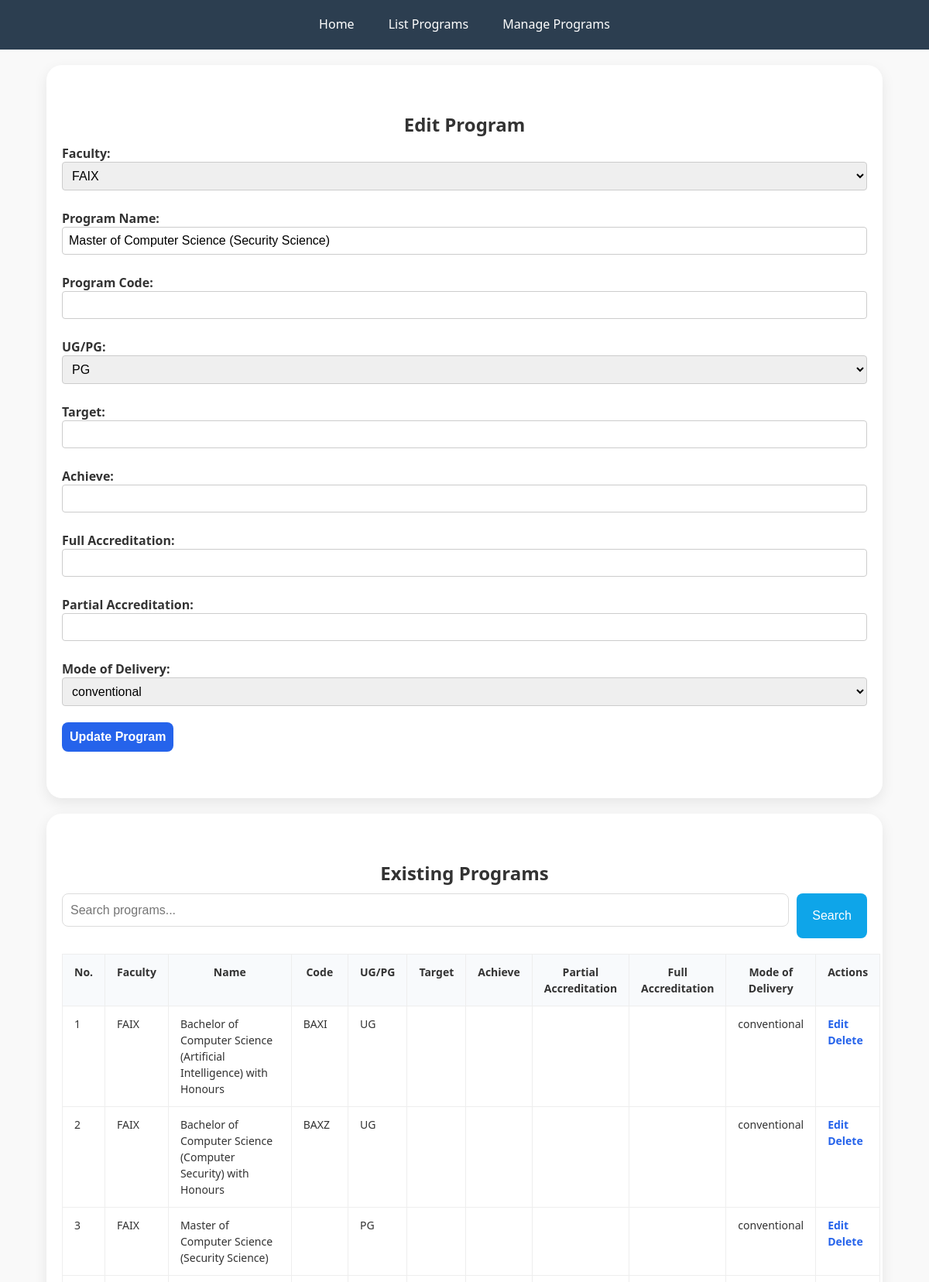
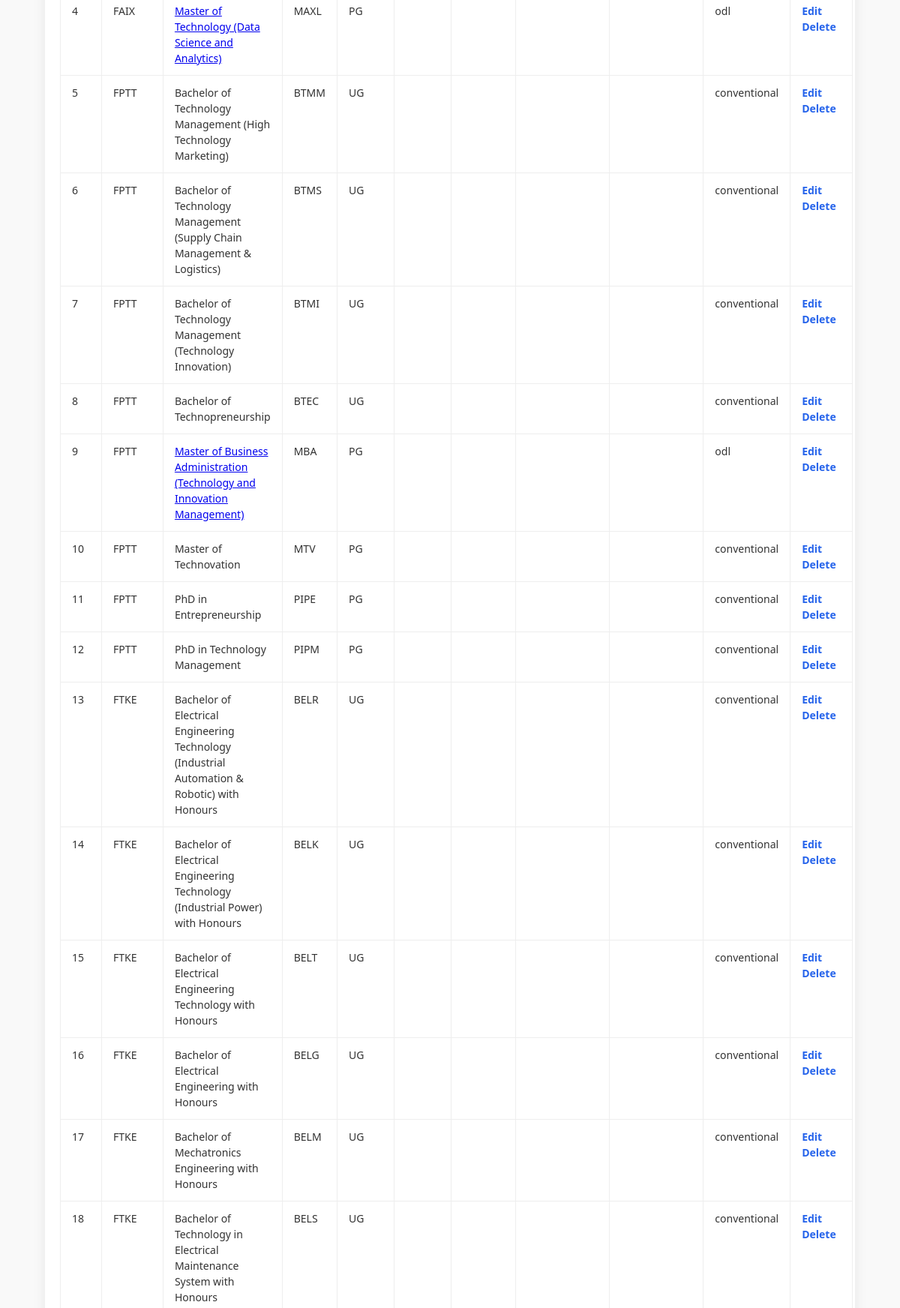
The page /manage_program.php?edit=76 (upper part) on the database its author committed (2 pictures, top to bottom).
### tables this page shows
CREATE TABLE `programs` (
  `id` int(11) NOT NULL,
  `faculty` varchar(100) DEFAULT NULL,
  `program_name` varchar(255) DEFAULT NULL,
  `program_code` varchar(20) DEFAULT NULL,
  `ugpg` varchar(10) DEFAULT NULL,
  `target` int(11) DEFAULT NULL,
  `achieve` int(11) DEFAULT NULL,
  `partial_accreditation` varchar(100) DEFAULT NULL,
  `full_accreditation` varchar(100) DEFAULT NULL,
  `mod_penyampaian` enum('conventional','odl') DEFAULT NULL
);

### manage_program.php (the view, shortened to what this page needs)
<?php
include 'connect.php';
$page = isset($_GET['page']) ? (int)$_GET['page'] : 1;
$limit = 20;
$offset = ($page - 1) * $limit;
$where = "";
$programs = $conn->query("SELECT * FROM programs $where
                          ORDER BY faculty, program_name
                          LIMIT $limit OFFSET $offset");
$editData = null;
if (isset($_GET['edit']) && ctype_digit($_GET['edit'])) {
    $id = (int)$_GET['edit'];
    $stmt = $conn->prepare("SELECT * FROM programs WHERE id = ?");
    $stmt->bind_param("i", $id);
    $stmt->execute();
    $editData = $stmt->get_result()->fetch_assoc();
}
$facultyOptions = $conn->query("SELECT DISTINCT faculty FROM programs ORDER BY faculty");
function h($s){ return htmlspecialchars($s ?? '', ENT_QUOTES, 'UTF-8'); }
?>
<!DOCTYPE html>
<html>
<head>
    <link rel="stylesheet" href="style.css">
</head>
<body>
<div class="navbar">
    <a href="index.php">Home</a>
    <a href="list_programs.php">List Programs</a>
    <a href="manage_program.php" class="active">Manage Programs</a>
</div>
<div class="container">
    <h2><?= !empty($editData) ? 'Edit Program' : 'Add Program' ?></h2>
    <form method="POST" onsubmit="return confirmSave(event, this)">
        <label>Faculty:
            <select name="faculty" required>
                <?php while($f = $facultyOptions->fetch_assoc()): ?>
                    <option value="<?= h($f['faculty']) ?>" <?= (($editData['faculty'] ?? '') === $f['faculty']) ? 'selected' : '' ?>>
                        <?= h($f['faculty']) ?>
                    </option>
                <?php endwhile; ?>
            </select>
        </label>
        <label>Program Name:
            <input type="text" name="program_name" required value="<?= h($editData['program_name'] ?? '') ?>">
        </label>
        <label>Program Code:
            <input type="text" name="program_code" required value="<?= h($editData['program_code'] ?? '') ?>">
        </label>
        <label>UG/PG:
            <select name="ugpg" required>
                <option value="PG" <?= (($editData['ugpg'] ?? '') === 'PG') ? 'selected' : '' ?>>PG</option>
            </select>
        </label>
        <label>Target:
            <input type="text" name="target" required value="<?= h($editData['target'] ?? '') ?>">
        </label>
        <label>Achieve:
            <input type="text" name="achieve" required value="<?= h($editData['achieve'] ?? '') ?>">
        </label>
        <label>Full Accreditation:
            <input type="text" name="full_accreditation" value="<?= h($editData['full_accreditation'] ?? '') ?>">
        </label>
        <label>Partial Accreditation:
            <input type="text" name="partial_accreditation" value="<?= h($editData['partial_accreditation'] ?? '') ?>">
        </label>
        <label>Mode of Delivery:
            <select name="mod_penyampaian" required>
                <option value="conventional" <?= (($editData['mod_penyampaian'] ?? '') === 'conventional') ? 'selected' : '' ?>>conventional</option>
            </select>
        </label>
        <button class="btn" type="submit"><?= !empty($editData) ? 'Update' : 'Add' ?> Program</button>
    </form>
</div>
<div class="container">
    <h2>Existing Programs</h2>
    <form id="searchBox" method="get">
        <input type="text" name="search" placeholder="Search programs..." value="<?= h($_GET['search'] ?? '') ?>">
        <button type="submit">Search</button>
    </form>
    <table>
        <tr>
            <th>No.</th>
            <th>Faculty</th>
            <th>Name</th>
            <th>Code</th>
            <th>UG/PG</th>
            <th>Target</th>
            <th>Achieve</th>
            <th>Partial Accreditation</th>
            <th>Full Accreditation</th>
            <th>Mode of Delivery</th>
            <th>Actions</th>
        </tr>
        <?php
        $num = $offset + 1;
        while($row = $programs->fetch_assoc()): ?>
        <tr>
            <td><?= $num++ ?></td>
            <td><?= h($row['faculty']) ?></td>
            <td>
                <?php if (strtolower($row['mod_penyampaian']) === 'odl'): ?>
                    <a href="odlprogram_detail.php?id=<?= (int)$row['id'] ?>">
                        <?= h($row['program_name']) ?>
                    </a>
                <?php else: ?>
                    <?= h($row['program_name']) ?>
                <?php endif; ?>
            </td>
            <td><?= h($row['program_code']) ?></td>
            <td><?= h($row['ugpg']) ?></td>
            <td><?= h($row['target']) ?></td>
            <td><?= h($row['achieve']) ?></td>
            <td><?= h($row['partial_accreditation']) ?></td>
            <td><?= h($row['full_accreditation']) ?></td>
            <td><?= h($row['mod_penyampaian']) ?></td>
            <td class="actions">
                <a href="?edit=<?= (int)$row['id'] ?>">Edit</a>
                <a href="#" onclick="return confirmDelete(<?= (int)$row['id'] ?>)">Delete</a>
            </td>
        </tr>
        <?php endwhile; ?>
    </table>
</div>
</body>
</html>

### style.css (style rules this page uses)
* { margin: 0; padding: 0; box-sizing: border-box; }
body { font-family: 'Segoe UI', Tahoma, Geneva, Verdana, sans-serif; background-color: #f9f9f9; color: #333; min-height: 100vh; }
h1, h2 { text-align: center; }
.navbar { background-color: #2c3e50; padding: 12px 20px; display: flex; justify-content: center; gap: 20px; }
.navbar a { color: white; text-decoration: none; font-weight: 500; padding: 8px 12px; border-bottom: 2px solid transparent; }
button, input[type="submit"] { background-color: #2980b9; color: white; padding: 8px 16px; border: none; border-radius: 4px; cursor: pointer; font-size: 1rem; }
input[type="text"], select, textarea { width: 100%; padding: 8px; font-size: 1rem; border: 1px solid #ccc; border-radius: 4px; margin-bottom: 15px; }
.container { max-width: 1000px; margin: 0 auto; padding: 20px; }

### manage_program.php (style rules this page uses)
.container { background: #fff; margin: 20px auto; padding: 60px 20px; max-width:90%; border-radius: 20px; box-shadow: 0 6px 18px rgba(0,0,0,0.08); }
h2 { margin: 0 0 10px; }
form label { display: block; margin: 10px 0 6px; font-weight: 600; }
.btn { display: inline-block; background: #2563eb; color: #fff; border: none; padding: 10px 10px; border-radius: 8px; cursor: pointer; text-decoration: none; font-weight: 600; }
table { width: 100%; border-collapse: collapse; margin-top: 20px; font-size: 14px; }
th, td { border: 1px solid #eee; padding: 12px 15px; text-align: left; vertical-align: top; word-wrap: break-word; white-space: normal; line-height: 1.5; }
th { background: #f8fafc; font-weight: 700; text-align: center; }
.actions a { margin: 0 px; color: #2563eb; text-decoration: none; font-weight: 600; }
#searchBox { margin: 10px 0; display: flex; gap: 10px; }
#searchBox input { flex: 1; padding: 10px; border: 1px solid #dcdcdc; border-radius: 8px; }
#searchBox button { padding: 20px; border: none; border-radius: 8px; background: #0ea5e9; color: white; cursor: pointer; font-weight: 500; }

### rows shown on the page
programs: faculty "FAIX", program_name "Master of Computer Science (Security Science)", ugpg "PG", mod_penyampaian "conventional"
programs: faculty "FAIX", program_name "Bachelor of Computer Science (Artificial Intelligence) with Honours", program_code "BAXI", ugpg "UG", mod_penyampaian "conventional"
programs: faculty "FAIX", program_name "Bachelor of Computer Science (Computer Security) with Honours", program_code "BAXZ", ugpg "UG", mod_penyampaian "conventional"
programs: faculty "FAIX", program_name "Master of Technology (Data Science and Analytics)", program_code "MAXL", ugpg "PG", mod_penyampaian "odl"
programs: faculty "FPTT", program_name "Bachelor of Technology Management (High Technology Marketing)", program_code "BTMM", ugpg "UG", mod_penyampaian "conventional"
programs: faculty "FPTT", program_name "Bachelor of Technology Management (Supply Chain Management & Logistics)", program_code "BTMS", ugpg "UG", mod_penyampaian "conventional"
programs: faculty "FPTT", program_name "Bachelor of Technology Management (Technology Innovation)", program_code "BTMI", ugpg "UG", mod_penyampaian "conventional"
programs: faculty "FPTT", program_name "Bachelor of Technopreneurship", program_code "BTEC", ugpg "UG", mod_penyampaian "conventional"
programs: faculty "FPTT", program_name "Master of Business Administration (Technology and Innovation Management)", program_code "MBA", ugpg "PG", mod_penyampaian "odl"
programs: faculty "FPTT", program_name "Master of Technovation", program_code "MTV", ugpg "PG", mod_penyampaian "conventional"
programs: faculty "FPTT", program_name "PhD in Entrepreneurship", program_code "PIPE", ugpg "PG", mod_penyampaian "conventional"
programs: faculty "FPTT", program_name "PhD in Technology Management", program_code "PIPM", ugpg "PG", mod_penyampaian "conventional"
programs: faculty "FTKE", program_name "Bachelor of Electrical Engineering Technology (Industrial Automation & Robotic) with Honours", program_code "BELR", ugpg "UG", mod_penyampaian "conventional"
programs: faculty "FTKE", program_name "Bachelor of Electrical Engineering Technology (Industrial Power) with Honours", program_code "BELK", ugpg "UG", mod_penyampaian "conventional"
programs: faculty "FTKE", program_name "Bachelor of Electrical Engineering Technology with Honours", program_code "BELT", ugpg "UG", mod_penyampaian "conventional"
programs: faculty "FTKE", program_name "Bachelor of Electrical Engineering with Honours", program_code "BELG", ugpg "UG", mod_penyampaian "conventional"
programs: faculty "FTKE", program_name "Bachelor of Mechatronics Engineering with Honours", program_code "BELM", ugpg "UG", mod_penyampaian "conventional"
programs: faculty "FTKE", program_name "Bachelor of Technology in Electrical Maintenance System with Honours", program_code "BELS", ugpg "UG", mod_penyampaian "conventional"
